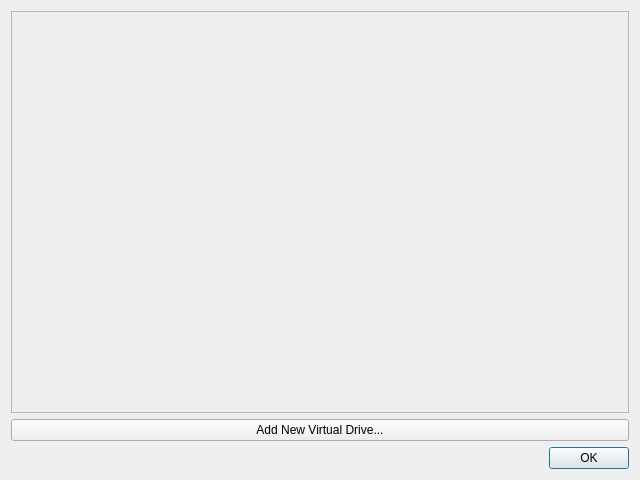
<?xml version="1.0" encoding="UTF-8"?>
<ui version="4.0">
 <class>NeroVirtualDriveDialog</class>
 <widget class="QDialog" name="NeroVirtualDriveDialog">
  <property name="geometry">
   <rect>
    <x>0</x>
    <y>0</y>
    <width>640</width>
    <height>480</height>
   </rect>
  </property>
  <property name="windowTitle">
   <string>Virtual Drives</string>
  </property>
  <layout class="QVBoxLayout" name="verticalLayout" stretch="1,0,0">
   <item>
    <widget class="QScrollArea" name="scrollArea">
     <property name="horizontalScrollBarPolicy">
      <enum>Qt::ScrollBarPolicy::ScrollBarAlwaysOff</enum>
     </property>
     <property name="widgetResizable">
      <bool>true</bool>
     </property>
     <widget class="QWidget" name="scrollAreaWidgetContents">
      <property name="geometry">
       <rect>
        <x>0</x>
        <y>0</y>
        <width>626</width>
        <height>416</height>
       </rect>
      </property>
      <layout class="QVBoxLayout" name="verticalLayout_2" stretch="0,1">
       <item>
        <layout class="QVBoxLayout" name="dirsList"/>
       </item>
       <item>
        <spacer name="verticalSpacer">
         <property name="orientation">
          <enum>Qt::Orientation::Vertical</enum>
         </property>
         <property name="sizeHint" stdset="0">
          <size>
           <width>20</width>
           <height>0</height>
          </size>
         </property>
        </spacer>
       </item>
      </layout>
     </widget>
    </widget>
   </item>
   <item>
    <widget class="QPushButton" name="addDirBtn">
     <property name="text">
      <string>Add New Virtual Drive...</string>
     </property>
     <property name="icon">
      <iconset theme="folder-new"/>
     </property>
     <property name="iconSize">
      <size>
       <width>16</width>
       <height>16</height>
      </size>
     </property>
     <property name="flat">
      <bool>false</bool>
     </property>
    </widget>
   </item>
   <item>
    <widget class="QDialogButtonBox" name="buttonBox">
     <property name="orientation">
      <enum>Qt::Orientation::Horizontal</enum>
     </property>
     <property name="standardButtons">
      <set>QDialogButtonBox::StandardButton::Ok</set>
     </property>
    </widget>
   </item>
  </layout>
 </widget>
 <resources/>
 <connections>
  <connection>
   <sender>buttonBox</sender>
   <signal>accepted()</signal>
   <receiver>NeroVirtualDriveDialog</receiver>
   <slot>accept()</slot>
   <hints>
    <hint type="sourcelabel">
     <x>248</x>
     <y>254</y>
    </hint>
    <hint type="destinationlabel">
     <x>157</x>
     <y>274</y>
    </hint>
   </hints>
  </connection>
  <connection>
   <sender>buttonBox</sender>
   <signal>rejected()</signal>
   <receiver>NeroVirtualDriveDialog</receiver>
   <slot>reject()</slot>
   <hints>
    <hint type="sourcelabel">
     <x>316</x>
     <y>260</y>
    </hint>
    <hint type="destinationlabel">
     <x>286</x>
     <y>274</y>
    </hint>
   </hints>
  </connection>
 </connections>
</ui>
